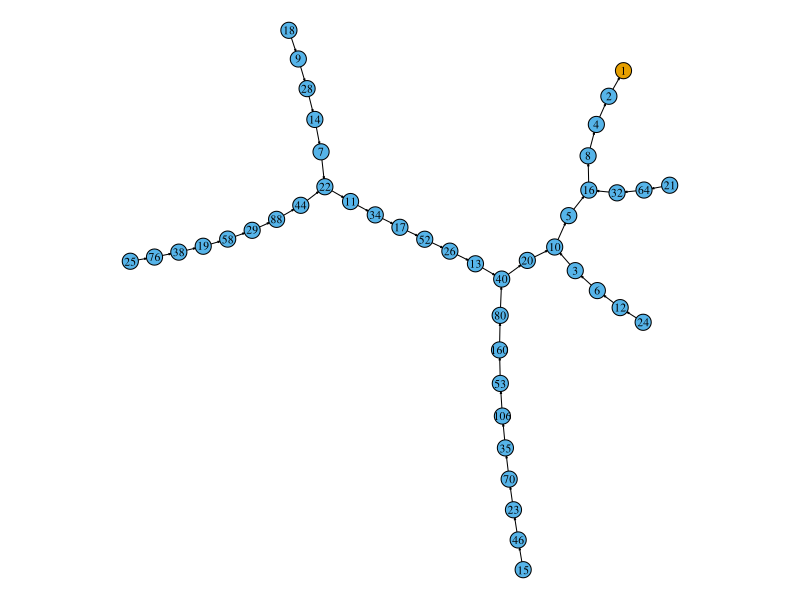

R code for this plot:
## Euler Problem 14: Longest Collatz sequence
## https://projecteuler.net/problem=14
## https://r.prevos.net/euler-problem-14-collatz-sequence/

library(tidyverse)
collatz.chain <- function(n) {
    chain <- vector()
    i <- 1
    while (n != 1) {
        if (n %% 2 == 0)
            n <- n / 2
        else
            n <- 3 * n + 1
        chain[i] <- n
        i <- i + 1
    }
    return(chain)
}

collatz.length <- vector(length = 1E6)
collatz.length[1] <- 0
for (n in 2:1E6) {
    x <- n
    count <- 0
    while (x != 1 & x >= n) {
        if (x %% 2 == 0) {
            x <- x / 2
            count <- count + 1
        }
        else {
            x <- (3 * x + 1) / 2
            count <- count + 2
        } 
    }
    count <- count + collatz.length[x]
    collatz.length[n] <- count
}

answer <- which.max(collatz.length)
print(answer)

## Collatz Network
library(igraph)
edgelist <- data.frame(a = 2, b = 1)
for (n in 3:26) {
   chain <- as.character(c(n, collatz.chain(n)))
   chain <- data.frame(a = chain[-length(chain)], b = chain[-1])
   edgelist <- rbind(edgelist, chain)
}
g <- graph.edgelist(as.matrix(edgelist))
g <- simplify(g)
par(mar = rep(0,4))
V(g)$color <- degree(g, mode = "out") + 1
plot(g, 
     layout = layout.kamada.kawai,
     vertex.color = V(g)$color, 
     vertex.size = 6,
     vertex.label.cex = 0.7,
     vertex.label.color = "black",
     edge.arrow.size = 0.1,
     edge.color = "black"
     )
